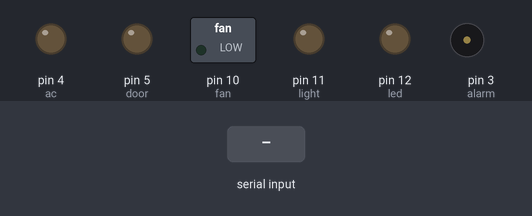
This sketch was run on a simulated Arduino Uno, built with avr-gcc and run on an emulated ATmega328P. Shown: switched loads named in the sketch (green lamp = pin HIGH), output pins drawn as LEDs (lit = HIGH), buzzer (waves = sounding). The inputs (shaded band) are chosen by the test bench.

Above: at 4.2 s.
4.3 s: "l" received over Serial
At 6.5 s:
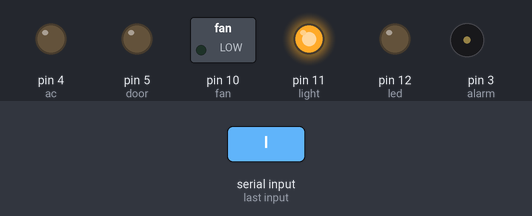
6.8 s: "f" received over Serial
At 8.6 s:
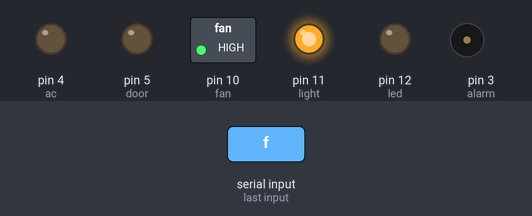
9.3 s: "c" received over Serial
At 11.5 s:
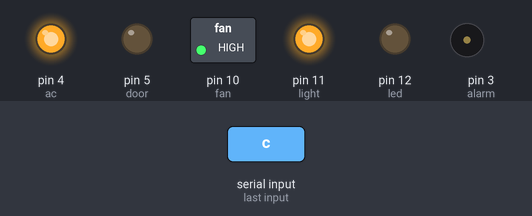
11.8 s: "d" received over Serial
At 13.6 s:
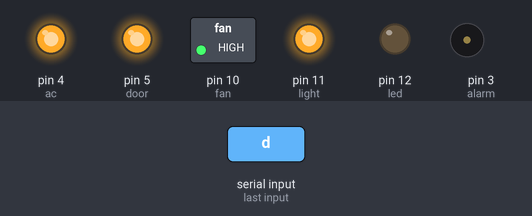
14.3 s: "L" received over Serial
At 16.5 s:
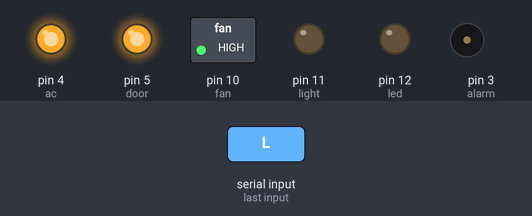
16.8 s: "F" received over Serial
At 18.6 s:
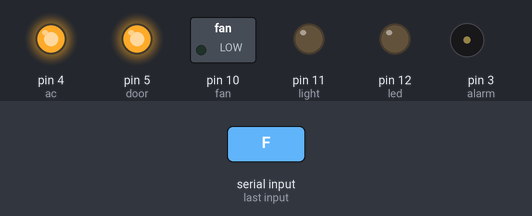
Timing chart, 0 to 20.1 s (numbered marks = the images above; inputs shaded):
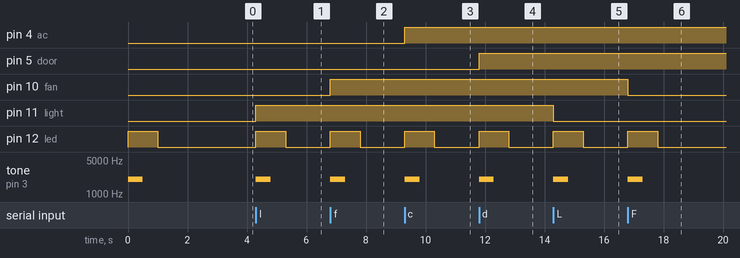

The sketch:

Appliances_Mini.ino
```cpp
const int light = 11;
const int fan = 10;
const int ac = 4;
const int door = 5;
const int alarm = 3;
const int led = 12;

void setup() {
  // put your setup code here, to run once:
  Serial.begin(9600);
   pinMode(light, OUTPUT);
  pinMode(fan, OUTPUT);
  pinMode(ac, OUTPUT);
  pinMode(door, OUTPUT);
  pinMode(alarm, OUTPUT);
  pinMode(led, OUTPUT);
  pinMode(light, HIGH);
  pinMode(fan, HIGH);
  pinMode(ac, HIGH);
  pinMode(door, HIGH);
  tone(alarm, 2000, 500);
  digitalWrite(led, HIGH);
  delay(1000);
  digitalWrite(led, LOW);
  delay(2000);

}

void loop() {
  // put your main code here, to run repeatedly:


}
void serialEvent(){
  if(Serial.available()){
   digitalWrite(led, HIGH);
   tone(alarm, 2000, 500);
   switch((char)Serial.read()){
      case 'l':
        digitalWrite(light, HIGH);
        break;

      case 'f':
        digitalWrite(fan, HIGH);
        break;

      case 'c':
        digitalWrite(ac, HIGH);
        break;

      case 'd':
        digitalWrite(door, HIGH);
        break;

      case 'a':
        digitalWrite(light, HIGH);
        digitalWrite(fan, HIGH);
        digitalWrite(ac, HIGH);
        digitalWrite(door, HIGH);
        break;
      case 'L':
        digitalWrite(light, LOW);
        break;

      case 'F':
        digitalWrite(fan, LOW);
        break;

      case 'C':
        digitalWrite(ac, LOW);
        break;

      case 'D':
        digitalWrite(door, LOW);
        break;

      case 'A':
        digitalWrite(light, LOW);
        digitalWrite(fan, LOW);
        digitalWrite(ac, LOW);
        digitalWrite(door, LOW);
        break;
    }
    delay(1000);
    digitalWrite(led, LOW);
  }
}
```

Measured:
- after the input at 4.3 s, pin 11 (light): LOW → HIGH at once; pin 12 (led): LOW → HIGH at once, → LOW 1.0 s later; tone on pin 3 (alarm): silent → 2000 Hz at once, → silent 0.50 s later
- after the input at 6.8 s, pin 10 (fan): LOW → HIGH at once; pin 12 (led): LOW → HIGH at once, → LOW 1.0 s later; tone on pin 3 (alarm): silent → 2000 Hz at once, → silent 0.50 s later
- after the input at 9.3 s, pin 4 (ac): LOW → HIGH at once; pin 12 (led): LOW → HIGH at once, → LOW 1.0 s later; tone on pin 3 (alarm): silent → 2000 Hz at once, → silent 0.50 s later
- after the input at 11.8 s, pin 5 (door): LOW → HIGH at once; pin 12 (led): LOW → HIGH at once, → LOW 1.0 s later; tone on pin 3 (alarm): silent → 2000 Hz at once, → silent 0.50 s later
- after the input at 14.3 s, pin 11 (light): HIGH → LOW at once; pin 12 (led): LOW → HIGH at once, → LOW 1.0 s later; tone on pin 3 (alarm): silent → 2000 Hz at once, → silent 0.50 s later
- after the input at 16.8 s, pin 10 (fan): HIGH → LOW at once; pin 12 (led): LOW → HIGH at once, → LOW 1.0 s later; tone on pin 3 (alarm): silent → 2000 Hz at once, → silent 0.50 s later
